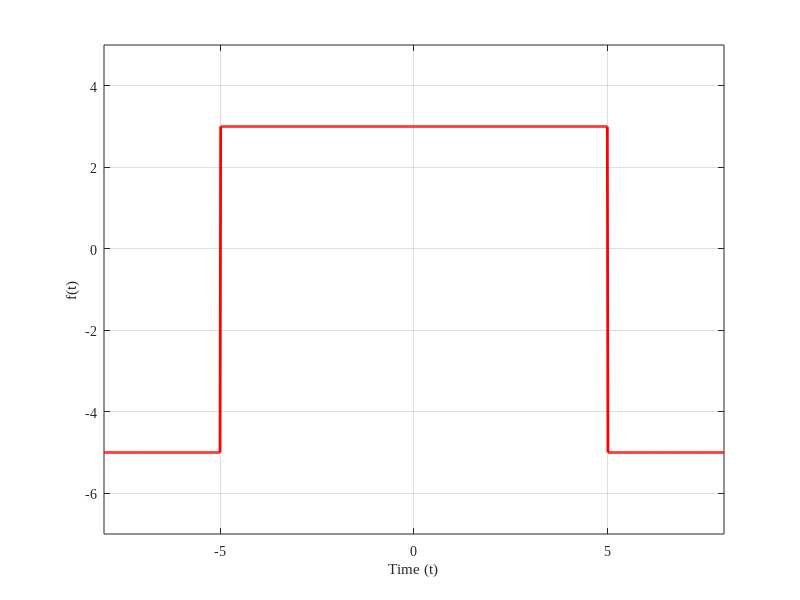
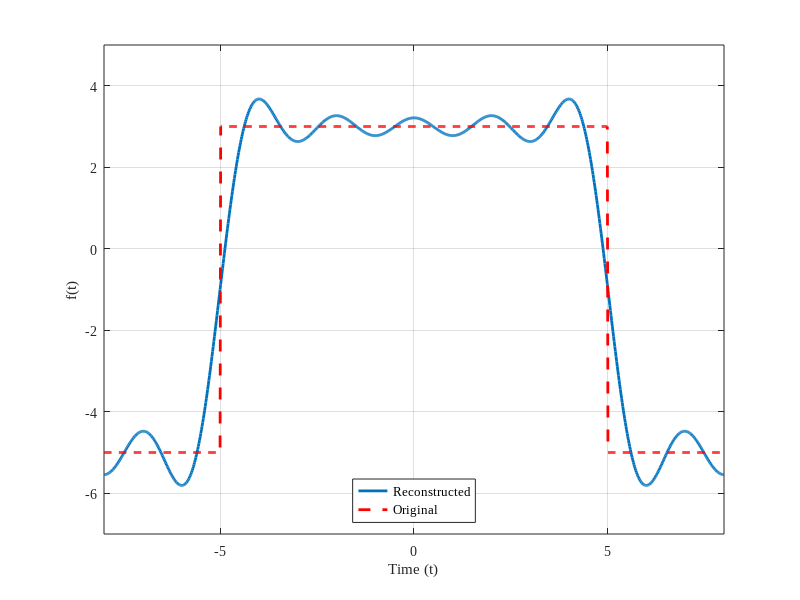
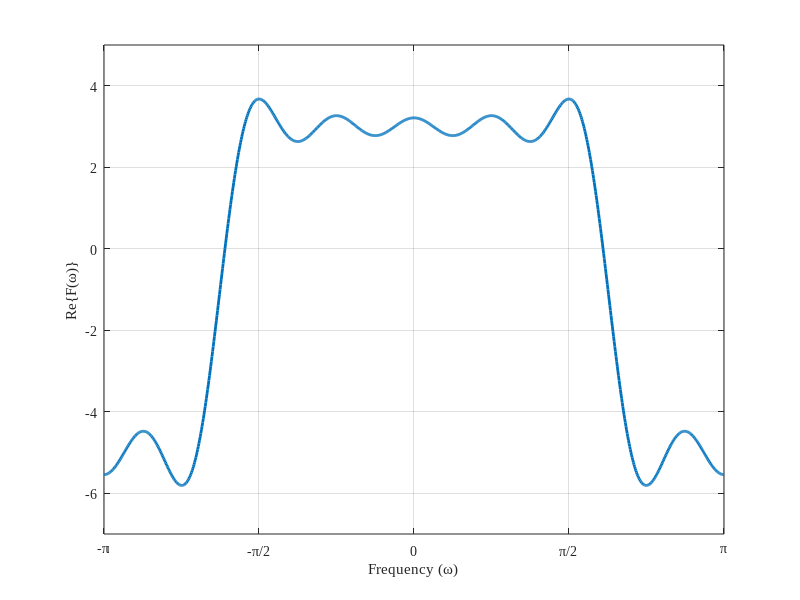
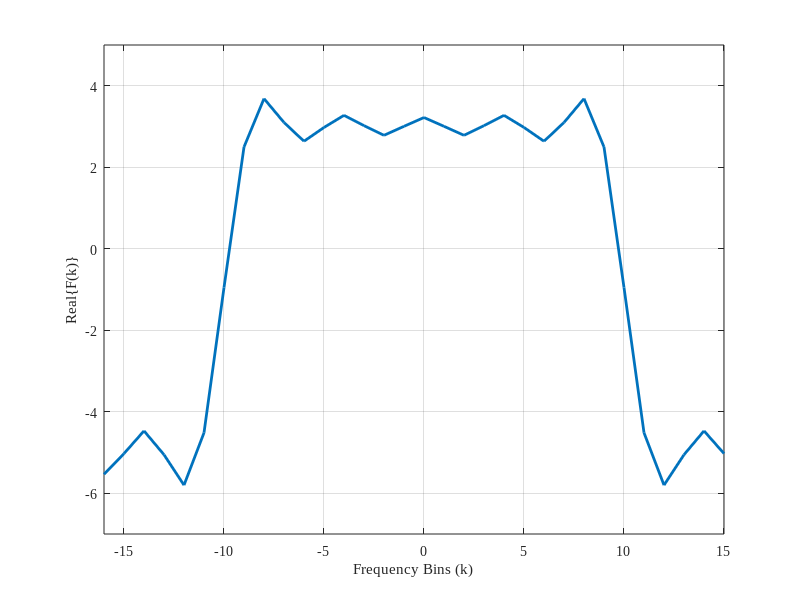

MATLAB code for these plots, in order:
% We have a periodic signal f(t) with period T = 16:
f = @(t) - 5 * (mod(t+8, 16)-8 >= -8  &  mod(t+8, 16)-8 < -5) ...
         + 3 * (mod(t+8, 16)-8 >= -5  &  mod(t+8, 16)-8 <  5) ...
         - 5 * (mod(t+8, 16)-8 >=  5  &  mod(t+8, 16)-8 <  8);

T = 16; % Period of the signal
t = linspace(-T/2, T/2, 1000); % Time vector over one period

% Set default font to match LaTeX serif font
set(groot, 'DefaultAxesFontName', 'Times New Roman');
set(groot, 'DefaultTextFontName', 'Times New Roman');

%% Problem 1
%{
    Plot the function f(t) and formulate the Fourier series expansion of the function, in the complex form.
%}

% Plot the periodic signal f(t) over one period
f_t_plot = figure (1); % Create a new figure
    plot(t, f(t), 'r', 'LineWidth', 2);
    xlabel('Time (t)');
    ylabel('f(t)');
    grid on;
    axis([-T/2 T/2 -7 5]);
    set(gca, 'FontName', 'Times New Roman'); % Apply font to axes
exportgraphics(f_t_plot, 'f_t.png', 'Resolution', 300);

% Fundamental frequency
w_0 = 2*pi/T;

% Number of harmonics to compute (from -N to N)
N = 7; 

% Harmonic indices corresponding to c_k
k = -N:N;   

% Complex Fourier coefficients (vector from -N to N)
F_n = zeros(size(k));   
    
% Calculate dt for numerical integration
dt = t(2) - t(1);
    
% Compute the function values
f_t = f(t);
    
% Calculate each coefficient using rectangular integration
for n = 1:length(k)
    integrand = f_t .* exp(-1j * k(n) * w_0 * t);
    F_n(n) = (1/T) * sum(integrand) * dt; 
end

%% Problem 2
%{
    For this periodic signal, utilize 7 harmonics, for n = ± 1, ± 2, ….± 7, to reconstruct the signal. Plot the result for one period, within the interval (-8, +8).
%}

% Reconstruct the function from Fourier series
f_reconstructed = zeros(size(t));
for n = 1:length(k)
    f_reconstructed = f_reconstructed + F_n(n) * exp(1j * k(n) * w_0 * t);
end

% Plot the reconstructed function
f_rec_plot = figure (2); % Create a new figure
    plot(t, real(f_reconstructed), 'LineWidth', 2);
    % title('Reconstructed Function from Fourier Series');
    hold on; % Hold the current plot
    plot(t, f(t), 'r--', 'LineWidth', 2); % Plot original function for comparison
    legend('Reconstructed', 'Original', 'Location', 'south'); % Add legend
    hold off; % Release the hold on the current plot
    xlabel('Time (t)');
    ylabel('f(t)');
    grid on;
    axis([-T/2 T/2 -7 5]);
    set(gca, 'FontName', 'Times New Roman'); % Apply font to axes
exportgraphics(f_rec_plot, 'f_reconstructed.png', 'Resolution', 300);

%% Problem 3
%{
    The 15 Fourier coefficients corresponding to the 7 harmonics are grouped into a sequence {Fn}, where n = -7, -6, … +5, +6, +7. 
    Take the DTFT of this 15-point sequence and plot the result within the interval (-π, +π).
%}

% Define the frequency range (-π to π)
omega = linspace(-pi, pi, 1000);

% Initialize the DTFT result
F_omega = zeros(size(omega));
% Compute the DTFT using the Fourier coefficients
for k = 1:length(omega)
    F_omega(k) = sum(F_n .* exp(-1j * omega(k) * (-N:N)));
end

% Plot the DTFT result
DTFT_plot = figure (3); % Create a new figure
    plot(omega, real(F_omega), 'LineWidth', 2); % Plot the magnitude of the DTFT
    % title('DTFT of Fourier Coefficients');
    xlabel('Frequency (\omega)');
    ylabel('Re\{F(\omega)\}');
    xticks([-pi -pi/2 0 pi/2 pi]); % Set x-axis ticks in units of pi
    xticklabels({'-\pi', '-\pi/2', '0', '\pi/2', '\pi'}); % Set corresponding labels
    grid on;
    axis([-pi pi -7 5]);
    set(gca, 'FontName', 'Times New Roman'); % Apply font to axes
exportgraphics(DTFT_plot, 'DTFT.png', 'Resolution', 300); 

%% Hints:
%{
    For Problems 4 and 5 of Assignment 4, the sequence you use as the input to the FFT should be in the form of
    {0, F_1, F_2, F_3, F_4, F_5, F_6, F_7, 0, ..., 0, F_-7, F_-6, F_-5, F_-4, F_-3, F_-2, F_-1}
    You need to insert 17 zeros to the middle portion to make it 32 points for Problem 4 and 49 zeros for Problem 5 to make it 64 points.
    The first term, which is zero, is the DC term, since the DC level of the periodic function is zero. 
    The rearrangement of the Fourier coefficients into this form is because of the index system of FFT. 
    When you complete the FFT, you will need to reverse the arrangement to visualize the time function.
%}

%% Problem 4
%{
    Take the 32-point DFT of this 15-point sequence {F_n} and plot the result.
%}

% Create a 32-point sequence with zeros in the middle
F_32 = zeros(1, 32); % Initialize a 32-point sequence with zeros
F_32(2:8) = F_n(9:15); % Fill in the positive Fourier coefficients (F_1 to F_7)
F_32(26:32) = F_n(1:7); % Fill in the negative coefficients (F_-7 to F_-1)

F_fft_32 = fft(F_32); % Compute the 32-point DFT
F_fft_32_shifted = fftshift(F_fft_32); % Shift the zero frequency component to the center

% Plot the real part of the DFT result
DFT_32_plot = figure (4); % Create a new figure
    plot(-16:15, real(F_fft_32_shifted), 'LineWidth', 2); % Plot the magnitude of the DFT with binning from -N/2 to N/2
    % title('32-point DFT of Fourier Coefficients');
    xlabel('Frequency Bins (k)');
    ylabel('Real\{F(k)\}');
    grid on;
    axis([-16 15 -7 5]); % Adjust axis limits to match the binning
    set(gca, 'FontName', 'Times New Roman'); % Apply font to axes
exportgraphics(DFT_32_plot, 'DFT_32.png', 'Resolution', 300);

%% Problem 5
%{
    Take the 64-point DFT of this 15-point sequence {F_n} and plot the result.
%}

F_64 = zeros(1, 64); % Initialize a 64-point sequence with zeros
F_64(2:8) = F_n(9:15); % Fill in the positive Fourier coefficients (F_1 to F_7)
F_64(58:64) = F_n(1:7); % Fill in the negative coefficients (F_-7 to F_-1)

F_fft_64 = fft(F_64); % Compute the 64-point DFT
F_fft_64_shifted = fftshift(F_fft_64); % Shift the zero frequency component to the center

% Plot the real part of the DFT result
DFT_64_plot = figure (5); % Create a new figure
    plot(-32:31, real(F_fft_64_shifted), 'LineWidth', 2); % Plot the magnitude of the DFT with binning from -N/2 to N/2
    % title('64-point DFT of Fourier Coefficients');
    xlabel('Frequency Bins (k)');
    ylabel('Real\{F(k)\}');
    grid on;
    axis([-32 31 -7 5]); % Adjust axis limits to match the binning
    set(gca, 'FontName', 'Times New Roman'); % Apply font to axes
exportgraphics(DFT_64_plot, 'DFT_64.png', 'Resolution', 300);
